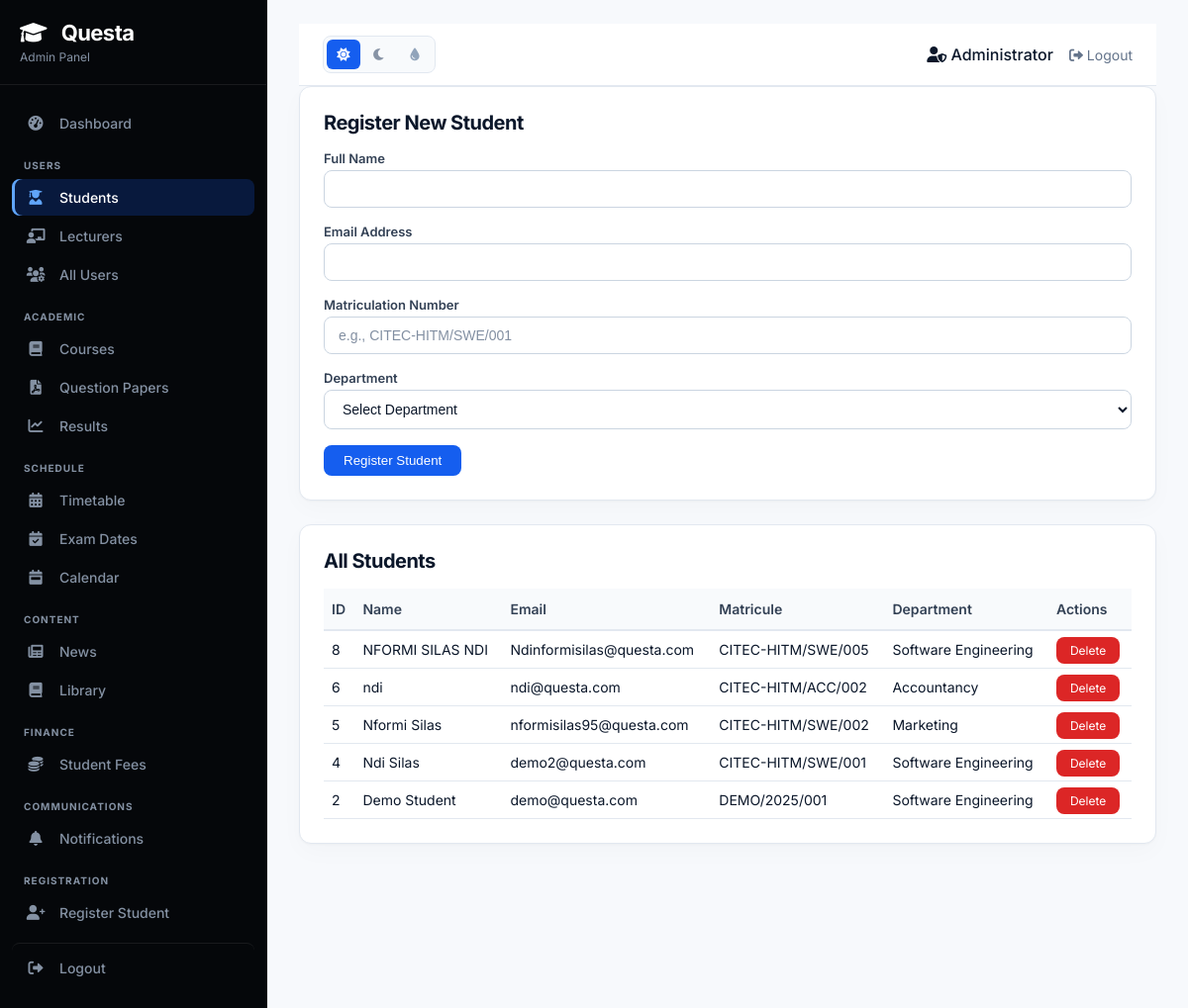
The app's page /admin/manage-students.php (signed in) with its own data.
### tables this page shows
CREATE TABLE `users` (
  `id` int(11) NOT NULL,
  `name` varchar(100) NOT NULL,
  `email` varchar(100) NOT NULL,
  `password` varchar(255) NOT NULL,
  `role` enum('admin','lecturer','student') DEFAULT 'student',
  `matricule` varchar(50) DEFAULT NULL,
  `department_id` int(11) DEFAULT NULL,
  `avatar` varchar(255) DEFAULT NULL,
  `created_at` datetime DEFAULT current_timestamp()
);

CREATE TABLE `departments` (
  `id` int(11) NOT NULL,
  `name` varchar(100) NOT NULL,
  `abbreviation` varchar(10) DEFAULT NULL,
  `icon` varchar(50) DEFAULT NULL
);

### admin/manage-students.php (the view, shortened to what this page needs)
<?php
require_once '../includes/config.php';
$students = $pdo->query("
    SELECT u.*, d.name as department_name
    FROM users u
    LEFT JOIN departments d ON u.department_id = d.id
    WHERE u.role = 'student'
    ORDER BY u.id DESC
")->fetchAll();
include 'header.php';
?>
<div class="admin-card">
    <h2>Register New Student</h2>
    <form method="POST">
        <div class="form-group">
            <label>Full Name</label>
            <input type="text" name="name" class="form-input" required>
        </div>
        <div class="form-group">
            <label>Email Address</label>
            <input type="email" name="email" class="form-input" required>
        </div>
        <div class="form-group">
            <label>Matriculation Number</label>
            <input type="text" name="matricule" class="form-input" placeholder="e.g., CITEC-HITM/SWE/001" required>
        </div>
        <div class="form-group">
            <label>Department</label>
            <select name="department_id" class="form-select" required>
                <option value="">Select Department</option>
            </select>
        </div>
        <button type="submit" name="register_student" class="btn-primary">Register Student</button>
    </form>
</div>
<div class="admin-card">
    <h2>All Students</h2>
    <table class="admin-table">
        <thead>
            <tr><th>ID</th><th>Name</th><th>Email</th><th>Matricule</th><th>Department</th><th>Actions</th></tr>
        </thead>
        <tbody>
            <?php foreach ($students as $student): ?>
            <tr>
                <td><?php echo $student['id']; ?></td>
                <td><?php echo htmlspecialchars($student['name']); ?></td>
                <td><?php echo htmlspecialchars($student['email']); ?></td>
                <td><?php echo htmlspecialchars($student['matricule']); ?></td>
                <td><?php echo htmlspecialchars($student['department_name']); ?></td>
                <td>
                    <a href="?delete=<?php echo $student['id']; ?>" class="btn-danger" onclick="return confirm('Delete this student?')">Delete</a>
                </td>
            </tr>
            <?php endforeach; ?>
        </tbody>
    </table>
</div>
<?php include 'footer.php'; ?>

### assets/css/professional.css (style rules this page uses)
:root { color-scheme: light; --bg-primary: #f7f9fc; --bg-secondary: #ffffff; --surface-primary: #ffffff; --surface-secondary: #f8fafc; --surface-elevated: #ffffff; --text-primary: #0b172a; --text-secondary: #334155; --text-muted: #64748b; --border-color: #e2e8f0; --border-strong: #cbd5e1; --accent: #155eef; --accent-hover: #0b4acb; --accent-soft: #eff6ff; --accent-border: #bfdbfe; --hero-bg: #07111f; --hero-border: #172a46; --sidebar-bg: #05070a; --sidebar-surface: #0c1119; --sidebar-text: #d7dfeb; --sidebar-muted: #8491a3; --sidebar-accent: #60a5fa; --sidebar-active: rgba(21, 94, 239, 0.22); --card-shadow: 0 1px 2px rgba(15, 23, 42, 0.03), 0 8px 24px rgba(15, 23, 42, 0.025); --card-shadow-hover: 0 10px 28px rgba(15, 23, 42, 0.07); --success: #15803d; --success-soft: #f0fdf4; --warning: #b45309; --warning-soft: #fffbeb; --danger: #dc2626; --danger-soft: #fef2f2; --radius-sm: 6px; --radius-md: 8px; --radius-lg: 12px; }
html { background: var(--bg-primary); }
body { background: var(--bg-primary) !important; color: var(--text-primary) !important; font-family: Inter, -apple-system, BlinkMacSystemFont, "Segoe UI", sans-serif !important; -webkit-font-smoothing: antialiased; text-rendering: optimizeLegibility; }
h1, h2, h3, h4, h5, h6 { color: var(--text-primary); letter-spacing: -0.025em; }
a, button, input, select, textarea { transition: color 160ms ease, background-color 160ms ease, border-color 160ms ease, box-shadow 160ms ease, opacity 160ms ease !important; }
.card, .stat-card, .feature-card, .action-card, .recent-papers, .search-filter-bar, .paper-card, .quiz-section, .desktop-timetable, .day-selector, .schedule-card, .exam-card, .calendar-container, .notification-banner, .semester-selector, .financial-card, .payment-stats, .recent-payments, .category-tabs, .resource-card, .profile-card, .admin-card, .modal-container, .pdf-modal-content, .chatbot-window, .empty-state, .upload-container { background: var(--surface-primary) !important; border: 1px solid var(--border-color) !important; border-radius: var(--radius-lg) !important; box-shadow: var(--card-shadow) !important; }
.btn-primary, .login-btn, .reset-btn, .request-btn-header, .notif-btn, .notif-btn-small, .upload-btn, .upload-btn:not(input), .empty-btn, .download-link, .btn-submit, .btn-print-result, .chatbot-toggle, .chatbot-input button, .modal-header, .pdf-modal-header { background: var(--accent) !important; background-image: none !important; color: #ffffff !important; border-color: var(--accent) !important; border-radius: var(--radius-md) !important; box-shadow: none !important; }
.btn-danger { background: var(--danger) !important; color: #ffffff !important; border-radius: var(--radius-md) !important; }
.form-input, .form-select, .input-wrapper input, .search-box input, .filter-group select, .quiz-selector select, textarea, select, input[type="text"], input[type="email"], input[type="password"], input[type="number"], input[type="date"], input[type="time"], input[type="url"] { background: var(--surface-primary) !important; color: var(--text-primary) !important; border: 1px solid var(--border-strong) !important; border-radius: var(--radius-md) !important; box-shadow: none !important; }
.form-group label, .form-label, .selector-label { color: var(--text-secondary) !important; }
input::placeholder, textarea::placeholder { color: var(--text-muted) !important; opacity: 0.8; }
.data-table, .admin-table, .timetable-table, .results-table, .payment-table { color: var(--text-primary) !important; }
.data-table th, .admin-table th, .timetable-table th, .results-table th, .payment-table th { background: var(--surface-secondary) !important; color: var(--text-secondary) !important; border-color: var(--border-color) !important; }
.data-table td, .admin-table td, .timetable-table td, .results-table td, .payment-table td { background: transparent !important; color: var(--text-primary) !important; border-color: var(--border-color) !important; }
.admin-card h2, .admin-card h3, .admin-main-content h1 { color: var(--text-primary) !important; }

### records on screen
users: id "8", name "NFORMI SILAS NDI", email "Ndinformisilas@questa.com", matricule "CITEC-HITM/SWE/005", department.name "Software Engineering"
users: id "6", name "ndi", email "ndi@questa.com", matricule "CITEC-HITM/ACC/002", department.name "Accountancy"
users: id "5", name "Nformi Silas", email "nformisilas95@questa.com", matricule "CITEC-HITM/SWE/002", department.name "Marketing"
users: id "4", name "Ndi Silas", email "demo2@questa.com", matricule "CITEC-HITM/SWE/001", department.name "Software Engineering"
users: id "2", name "Demo Student", email "demo@questa.com", matricule "DEMO/2025/001", department.name "Software Engineering"

### other values on screen
$_SESSION['user_name'] "Administrator"
